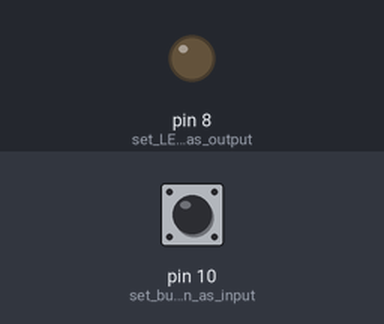
A sketch run on a simulated Arduino Uno, built with avr-gcc and run on an emulated ATmega328P. Parts: output pins drawn as LEDs (lit = HIGH). The test bench sets the inputs (shaded band); at power-on: pin 10 (set_button_as_input) HIGH.

Above: at 1.2 s.
1.3 s: pin 10 (set_button_as_input) pulled LOW for 0.15 s
At 1.7 s:
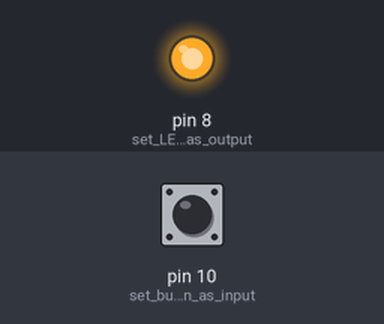
2.9 s: pin 10 (set_button_as_input) pulled LOW for 1 s
At 4.4 s:
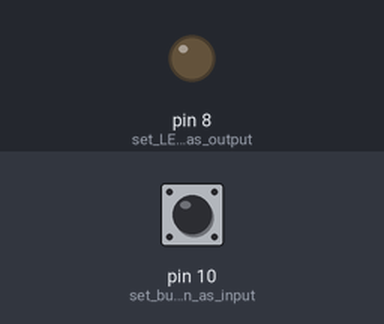
5.4 s: pin 10 (set_button_as_input) pulled LOW for 3.2 s
At 6.0 s:
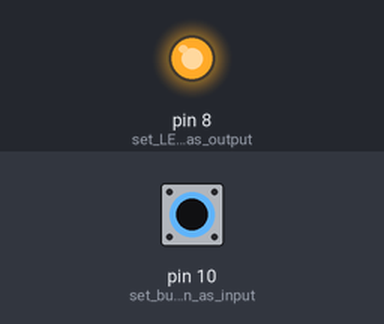
Timing chart, 0 to 8.9 s (numbered marks = the images above; inputs shaded):
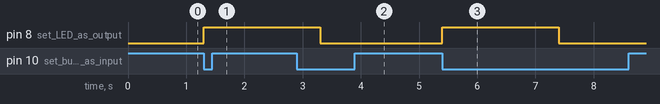

Measured:
- after the input at 1.3 s, pin 8 (set_LED_as_output): LOW → HIGH at once
- after the input at 2.9 s, pin 8 (set_LED_as_output): HIGH → LOW after 0.40 s
- after the input at 5.4 s, pin 8 (set_LED_as_output): LOW → HIGH at once, → LOW 2.0 s later

The sketch:

LED_controlling_Beta_15.10.2022.ino
```cpp
int Counter = 0;

void setup()
{
  pinMode(8, OUTPUT);                     //set LED as output
  pinMode(10, INPUT_PULLUP);              //set button as input
}

void loop()
{
  if(digitalRead(10) == LOW)              //if button press, increase Counter by 1
  {
    Counter++;

    if(Counter % 2 == 1)                  //if Counter odd, turn LED on and wait 2 seconds
  {
    digitalWrite(8, HIGH);
    delay(2000);
  }
  else                                    //if Counter even, turn LED off and wait 2 seconds
  {
    digitalWrite(8, LOW);
    delay(2000);
  }

  }
}
```
